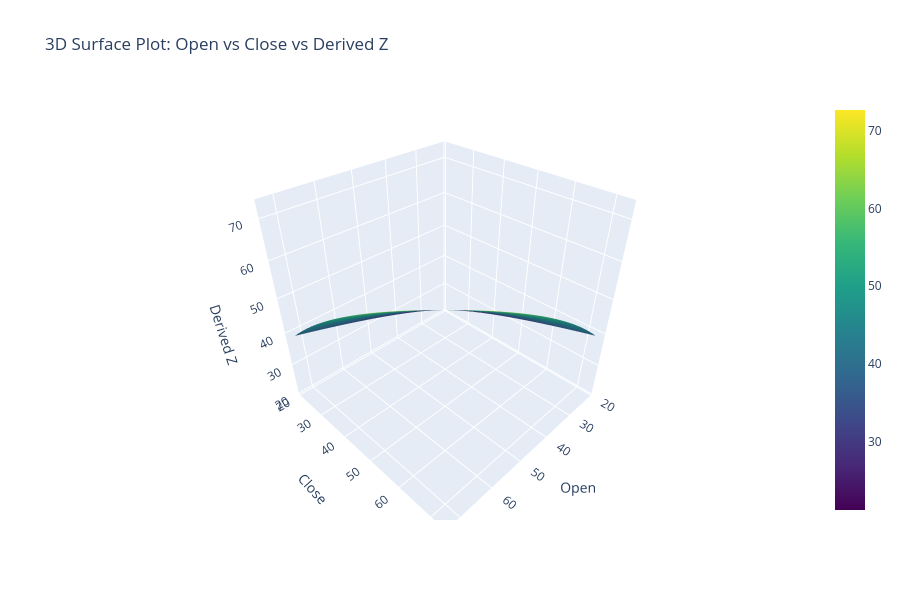

The cell this chart's notebook holds for it:
### Markdown cell above
surface plot

### Code cell
# Prepare the data for the surface plot
x = np.linspace(categorized_df['Open'].min(), categorized_df['Open'].max(), 30)  # Generate x-axis values
y = np.linspace(categorized_df['Close'].min(), categorized_df['Close'].max(), 30)  # Generate y-axis values
x, y = np.meshgrid(x, y)  # Create a meshgrid for x and y
z = np.sqrt(x * y)  # Calculate a derived z-value (sample function)

# Create a 3D surface plot
fig = go.Figure(data=[go.Surface(z=z, x=x, y=y, colorscale='Viridis')])  # Set the color scale to 'Viridis'
fig.update_layout(
    title="3D Surface Plot: Open vs Close vs Derived Z",  # Set the plot title
    scene=dict(
        xaxis_title='Open',  # Label for the x-axis
        yaxis_title='Close',  # Label for the y-axis
        zaxis_title='Derived Z'  # Label for the z-axis
    )
)

# Update layout to change the size of the plot
fig.update_layout(
    width=900,  # Set the width of the plot
    height=600   # Set the height of the plot
)

# Display the plot
fig.show()

### Figure 1 — Plotly figure (JSON) as saved in the notebook; plotly's stock layout.template omitted (floating-point values rounded to 4 significant figures; data arrays with more than 128 entries replaced by an {"elided": "..."} marker saying what was removed)
{"data": [{"colorscale": [[0, "#440154"], [0.1111, "#482878"], [0.2222, "#3e4989"], [0.3333, "#31688e"], [0.4444, "#26828e"], [0.5556, "#1f9e89"], [0.6667, "#35b779"], [0.7778, "#6ece58"], [0.8889, "#b5de2b"], [1, "#fde725"]], "type": "surface", "x": {"elided": "30x30 float values"}, "y": {"elided": "30x30 float values"}, "z": {"elided": "30x30 float values"}}], "layout": {"height": 600, "scene": {"xaxis": {"title": {"text": "Open"}}, "yaxis": {"title": {"text": "Close"}}, "zaxis": {"title": {"text": "Derived Z"}}}, "title": {"text": "3D Surface Plot: Open vs Close vs Derived Z"}, "width": 900}}
